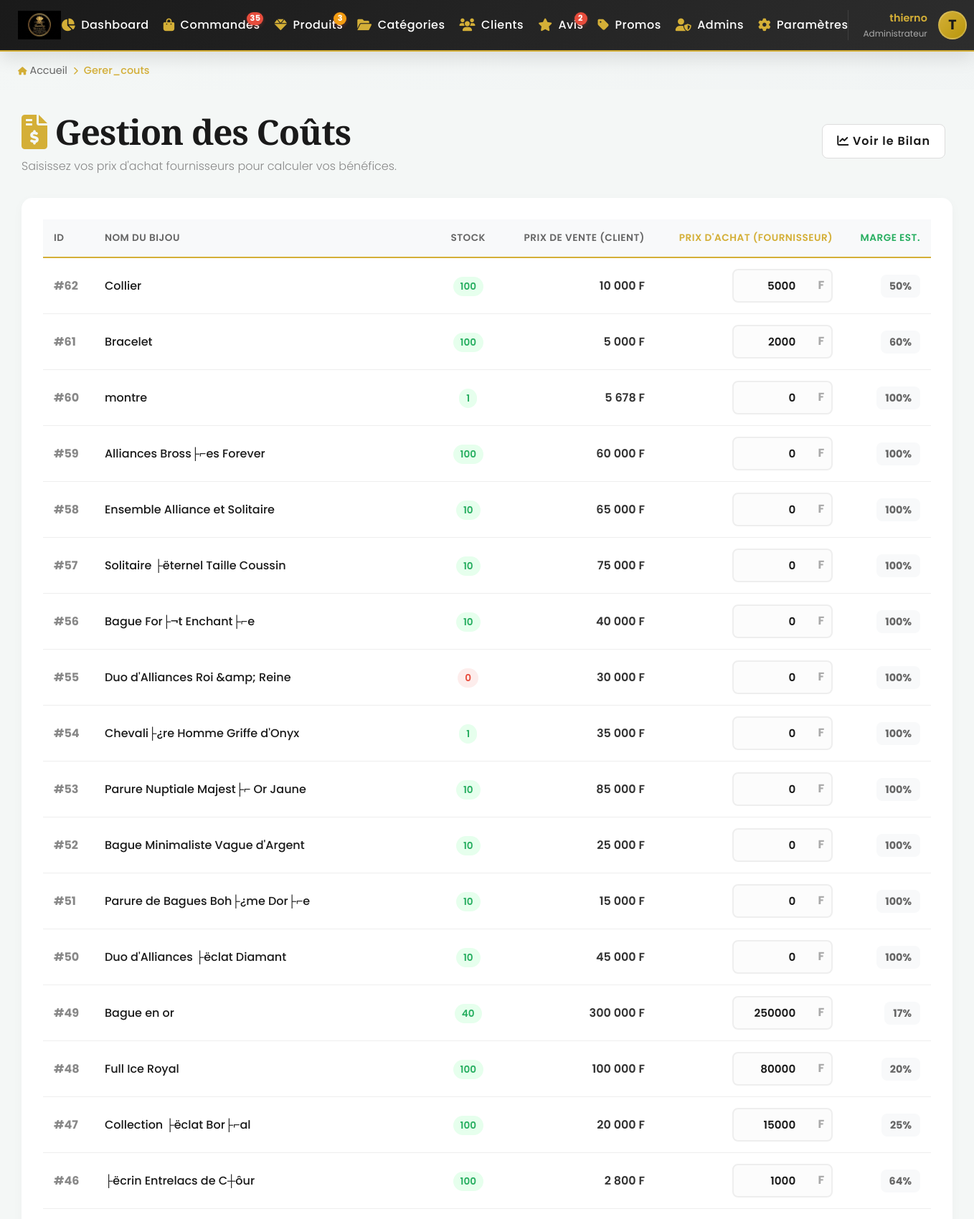
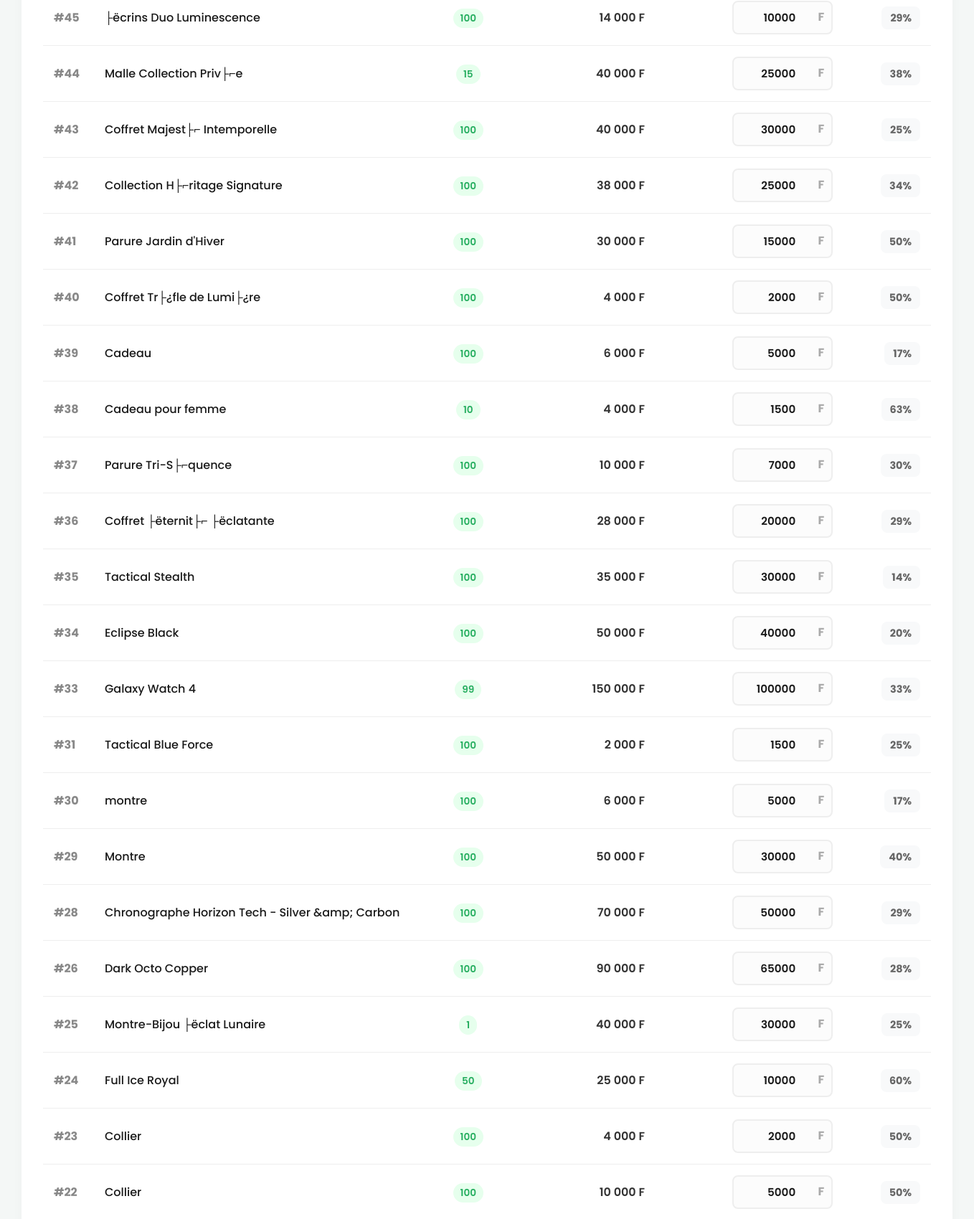
Screenshot of /admin/gerer_couts.php (signed in, upper part) with the database file from the repository (2 pictures, top to bottom).
### tables this page shows
CREATE TABLE `parametres` (
  `id` int(11) NOT NULL DEFAULT 1,
  `nom_boutique` varchar(100) NOT NULL,
  `telephone_whatsapp` varchar(20) NOT NULL,
  `email_contact` varchar(150) DEFAULT NULL,
  `adresse_boutique` text DEFAULT NULL,
  `logo_filename` varchar(255) DEFAULT 'logo.png',
  PRIMARY KEY (`id`)
);

CREATE TABLE `produits` (
  `id` int(11) NOT NULL AUTO_INCREMENT,
  `nom` varchar(150) NOT NULL,
  `description` text DEFAULT NULL,
  `prix` decimal(10,2) NOT NULL,
  `prix_achat` int(11) NOT NULL DEFAULT 0,
  `image` varchar(255) DEFAULT NULL,
  `video` varchar(255) DEFAULT NULL,
  `modele_3d` varchar(255) DEFAULT NULL,
  `id_categorie` int(11) DEFAULT NULL,
  `stock` int(11) DEFAULT 10,
  `created_at` timestamp NOT NULL DEFAULT current_timestamp(),
  `metal` varchar(50) DEFAULT 'Or',
  `reduction` int(11) DEFAULT 0,
  `deleted` tinyint(1) NOT NULL DEFAULT 0,
  PRIMARY KEY (`id`),
  KEY `fk_categorie` (`id_categorie`),
  CONSTRAINT `fk_categorie` FOREIGN KEY (`id_categorie`) REFERENCES `categories` (`id`) ON DELETE SET NULL,
  CONSTRAINT `produits_ibfk_1` FOREIGN KEY (`id_categorie`) REFERENCES `categories` (`id`)
);

### config/db.php (called while the page is built, shortened)
<?php
$host = getenv('MYSQL_HOST') ?: 'localhost';
$db   = getenv('MYSQL_DB')   ?: 'luxegold_db';
$user = getenv('MYSQL_USER') ?: 'root';
$pass = getenv('MYSQL_PASS') ?: '';
$charset = 'utf8mb4';
$dsn = "mysql:host=$host;dbname=$db;charset=$charset";
$options = [
    PDO::ATTR_ERRMODE            => PDO::ERRMODE_EXCEPTION,
    PDO::ATTR_DEFAULT_FETCH_MODE => PDO::FETCH_ASSOC,
    PDO::ATTR_EMULATE_PREPARES   => false,
];
try {
     $pdo = new PDO($dsn, $user, $pass, $options);
} catch (\PDOException $e) {
     die("Erreur de connexion : " . $e->getMessage());
}
try {
    $stmtConfig = $pdo->query("SELECT * FROM parametres WHERE id = 1");
    $resultConfig = $stmtConfig->fetch(PDO::FETCH_ASSOC);
    if ($resultConfig) {
        $config_site = $resultConfig;
    }
} catch (PDOException $e) {
}
?>

### admin/gerer_couts.php (the view, shortened to what this page needs)
<?php
require_once '../config/db.php';
try {
    $produits = $pdo->query("SELECT id, nom, prix, prix_achat, stock FROM produits ORDER BY id DESC")->fetchAll(PDO::FETCH_ASSOC);
} catch (PDOException $e) {
    die("Erreur de base de données : " . $e->getMessage());
}
include 'includes/admin_header.php';
?>
<div class="container py-5" style="background: #f4f7f6; min-height: 100vh; padding: 30px; font-family: 'Poppins', sans-serif;">
    <div style="display: flex; justify-content: space-between; align-items: center; margin-bottom: 30px; flex-wrap: wrap; gap: 15px;">
        <div>
            <h2 style="margin: 0; font-family: 'Playfair Display', serif; color: #1a1a1a;">
                <i class="fas fa-file-invoice-dollar" style="color: #d4af37;"></i> Gestion des Coûts
            </h2>
            <p style="color: #888; margin: 5px 0 0;">Saisissez vos prix d'achat fournisseurs pour calculer vos bénéfices.</p>
        </div>
        <div>
            <a href="finances.php" class="btn" style="background: white; color: #1a1a1a; border: 1px solid #ddd; text-decoration: none; padding: 10px 20px; border-radius: 8px; font-weight: 600; margin-right: 10px;">
                <i class="fas fa-chart-line"></i> Voir le Bilan
            </a>
        </div>
    </div>
    <div style="background: white; padding: 30px; border-radius: 15px; box-shadow: 0 4px 15px rgba(0,0,0,0.03);">
        <form action="" method="POST">
            <div style="overflow-x: auto;">
                <table style="width: 100%; border-collapse: collapse; text-align: left; min-width: 800px;">
                    <thead>
                        <tr style="background: #f8f9fa; border-bottom: 2px solid #ddd;">
                            <th style="padding: 15px; color: #666; font-size: 0.85rem; text-transform: uppercase;">ID</th>
                            <th style="padding: 15px; color: #666; font-size: 0.85rem; text-transform: uppercase;">Nom du Bijou</th>
                            <th style="padding: 15px; color: #666; font-size: 0.85rem; text-transform: uppercase; text-align: center;">Stock</th>
                            <th style="padding: 15px; color: #666; font-size: 0.85rem; text-transform: uppercase; text-align: right;">Prix de Vente (Client)</th>
                            <th style="padding: 15px; color: #d4af37; font-size: 0.85rem; text-transform: uppercase; text-align: right;">Prix d'Achat (Fournisseur)</th>
                            <th style="padding: 15px; color: #27ae60; font-size: 0.85rem; text-transform: uppercase; text-align: right;">Marge Est.</th>
                        </tr>
                    </thead>
                    <tbody>
                        <?php foreach ($produits as $p): ?>
                            <tr style="border-bottom: 1px solid #f1f1f1; transition: 0.2s;" onmouseover="this.style.background='#fafafa'" onmouseout="this.style.background='transparent'">
                                <td style="padding: 15px; font-weight: bold; color: #888;">#<?= $p['id'] ?></td>
                                <td style="padding: 15px; font-weight: 500; color: #1a1a1a;">
                                    <?= htmlspecialchars($p['nom']) ?>
                                </td>
                                <td style="padding: 15px; text-align: center;">
                                    <span style="background: <?= $p['stock'] > 0 ? '#e6ffed' : '#fdedec' ?>; color: <?= $p['stock'] > 0 ? '#27ae60' : '#e74c3c' ?>; padding: 4px 10px; border-radius: 20px; font-size: 0.85rem; font-weight: 600;">
                                        <?= $p['stock'] ?>
                                    </span>
                                </td>
                                <td style="padding: 15px; text-align: right; font-weight: 600;">
                                    <?= number_format($p['prix'], 0, ',', ' ') ?> F
                                </td>
                                <td style="padding: 15px; text-align: right;">
                                    <div style="position: relative; display: inline-block; width: 140px;">
                                        <input type="number"
                                               name="prix_achat[<?= $p['id'] ?>]"
                                               value="<?= htmlspecialchars($p['prix_achat']) ?>"
                                               min="0"
                                               style="width: 100%; padding: 10px 35px 10px 10px; border: 2px solid #eee; border-radius: 8px; font-family: 'Poppins', sans-serif; font-weight: 600; color: #1a1a1a; outline: none; text-align: right; transition: 0.3s;"
                                               onfocus="this.style.borderColor='#d4af37'"
                                               onblur="this.style.borderColor='#eee'"
                                               oninput="calculerMarge(this, <?= $p['prix'] ?>)">
                                        <span style="position: absolute; right: 12px; top: 10px; color: #aaa; font-weight: bold;">F</span>
                                    </div>
                                </td>
                                <td style="padding: 15px; text-align: right;">
                                    <span class="badge-marge" style="background: #f8f9fa; padding: 6px 12px; border-radius: 8px; font-weight: bold; font-size: 0.9rem; color: #666;">
                                        <?php
                                            if ($p['prix'] > 0) {
                                                $marge = (($p['prix'] - $p['prix_achat']) / $p['prix']) * 100;
                                                echo round($marge) . '%';
                                            } else {
                                                echo '0%';
                                            }
                                        ?>
                                    </span>
                                </td>
                            </tr>
                        <?php endforeach; ?>
                    </tbody>
                </table>
            </div>
        </form>
    </div>
</div>
<?php include 'includes/admin_footer.php'; ?>

### admin/includes/admin_header.php (shortened to what this page needs)
<!DOCTYPE html>
<html lang="fr">
<head>
    <link rel="stylesheet" href="https://cdnjs.cloudflare.com/ajax/libs/font-awesome/6.0.0/css/all.min.css">
    <link rel="stylesheet" href="../assets/css/admin.css">
    <link rel="stylesheet" href="../assets/css/style.css">
</head>
<body>
    <div class="admin-navbar">
        <div class="nav-container">
            <div class="nav-logo">
            <img src="../assets/img/<?= htmlspecialchars($config_site['logo_filename'] ?? 'logo.png') ?>" alt="<?= htmlspecialchars($config_site['nom_boutique'] ?? 'Jewelry Beug Fallou') ?>" style="height: 40px; width: auto;">            </div>
            <ul class="nav-menu" id="adminNavMenu">
                <li class="nav-item">
                    <a href="dashboard.php" class="nav-link <?= basename($_SERVER['PHP_SELF']) == 'dashboard.php' ? 'active' : '' ?>">
                        <i class="fas fa-chart-pie"></i>
                        <span>Dashboard</span>
                    </a>
                </li>
                <li class="nav-item">
                    <a href="commandes.php" class="nav-link <?= basename($_SERVER['PHP_SELF']) == 'commandes.php' ? 'active' : '' ?>">
                        <i class="fas fa-shopping-bag"></i>
                        <span>Commandes</span>
                        <?php
                        try {
                            $stmt = $pdo->query("SELECT COUNT(*) FROM commandes WHERE statut = 'en_attente'");
                            $pendingOrders = $stmt->fetchColumn();
                            if ($pendingOrders > 0) {
                                echo '<span class="nav-badge">' . $pendingOrders . '</span>';
                            }
                        } catch (Exception $e) {}
                        ?>
                    </a>
                </li>
                <li class="nav-item">
                    <a href="produits.php" class="nav-link <?= strpos($_SERVER['PHP_SELF'], 'produit') !== false ? 'active' : '' ?>">
                        <i class="fas fa-gem"></i>
                        <span>Produits</span>
                        <?php
                        try {
                            $stmt = $pdo->query("SELECT COUNT(*) FROM produits WHERE stock <= 2 AND stock > 0");
                            $lowStock = $stmt->fetchColumn();
                            if ($lowStock > 0) {
                                echo '<span class="nav-badge" style="background: #f39c12;">' . $lowStock . '</span>';
                            }
                        } catch (Exception $e) {}
                        ?>
                    </a>
                </li>
                <li class="nav-item">
                    <a href="categories.php" class="nav-link <?= strpos($_SERVER['PHP_SELF'], 'categorie') !== false ? 'active' : '' ?>">
                        <i class="fas fa-folder-open"></i>
                        <span>Catégories</span>
                    </a>
                </li>
                <li class="nav-item">
                    <a href="clients.php" class="nav-link <?= basename($_SERVER['PHP_SELF']) == 'clients.php' ? 'active' : '' ?>">
                        <i class="fas fa-users"></i>
                        <span>Clients</span>
                    </a>
                </li>
                <li class="nav-item">
                    <a href="gestion_avis.php" class="nav-link <?= basename($_SERVER['PHP_SELF']) == 'gestion_avis.php' ? 'active' : '' ?>">
                        <i class="fas fa-star"></i>
                        <span>Avis</span>
                        <?php
                        try {
                            $stmtAvisBadge = $pdo->query("SELECT COUNT(*) FROM avis WHERE statut = 'en_attente'");
                            $pendingAvis = $stmtAvisBadge->fetchColumn();
                            if ($pendingAvis > 0) {
                                echo '<span class="nav-badge" style="background: #e74c3c;">' . $pendingAvis . '</span>';
                            }
                        } catch (Exception $e) {}
                        ?>
                    </a>
                </li>
                <li class="nav-item">
                    <a href="promos.php" class="nav-link <?= basename($_SERVER['PHP_SELF']) == 'promos.php' ? 'active' : '' ?>">
                        <i class="fas fa-tag"></i>
                        <span>Promos</span>
                    </a>
                </li>
                <li class="nav-item">
                    <a href="ajouter_admin.php" class="nav-link <?= basename($_SERVER['PHP_SELF']) == 'ajouter_admin.php' ? 'active' : '' ?>">
                        <i class="fas fa-user-shield"></i>
                        <span>Admins</span>
                    </a>
                </li>
                <li class="nav-item">
                    <a href="parametres.php" class="nav-link <?= basename($_SERVER['PHP_SELF']) == 'parametres.php' ? 'active' : '' ?>">
                        <i class="fas fa-cog"></i>
                        <span>Paramètres</span>
                    </a>
                </li>
            </ul>
            <div class="nav-profile">
                <div class="profile-info">
                    <?php
                    $admin_nom = $_SESSION['admin_name'] ?? 'Admin';
                    $initial = strtoupper(substr($admin_nom, 0, 1));
                    ?>
                    <span class="profile-name"><?= htmlspecialchars($admin_nom) ?></span>
                    <span class="profile-role">Administrateur</span>
                </div>
                <div class="profile-avatar" title="<?= htmlspecialchars($admin_nom) ?>">
                    <?= $initial ?>
                </div>
            </div>
        </div>
    </div>
    <div class="breadcrumb">
        <div class="breadcrumb-container">
            <a href="dashboard.php"><i class="fas fa-home"></i> Accueil</a>
            <i class="fas fa-chevron-right"></i>
            <?php
            $current_page = basename($_SERVER['PHP_SELF'], '.php');
            $page_titles = [
                'dashboard' => 'Tableau de bord',
                'liste' => 'Liste des produits',
                'ajouter' => 'Ajouter un produit',
                'modifier' => 'Modifier un produit',
                'categories' => 'Gestion des catégories',
                'ajouter_categorie' => 'Créer une catégorie',
                'modifier_categorie' => 'Modifier une catégorie',
                'commandes' => 'Gestion des commandes',
                'promos' => 'Codes promo',
                'clients' => 'Clients',
                'gestion_avis' => 'Modération des avis',
                'ajouter_admin' => 'Administrateurs',
                'parametres' => 'Paramètres'
            ];
            $page_title = $page_titles[$current_page] ?? ucfirst($current_page);
            ?>
            <span class="breadcrumb-current"><?= htmlspecialchars($page_title) ?></span>
        </div>
    </div>

### rows the page displays
parametres: logo_filename (picture)
produits: id "62", nom "Collier", stock "100", prix "10 000", id+prix_achat+prix "5000", marge "50"
produits: id "61", nom "Bracelet", stock "100", prix "5 000", id+prix_achat+prix "2000", marge "60"
produits: id "60", nom "montre", stock "1", prix "5 678", id+prix_achat+prix "0", marge "100"
produits: id "59", nom "Alliances Bross├⌐es Forever", stock "100", prix "60 000", id+prix_achat+prix "0", marge "100"
produits: id "58", nom "Ensemble Alliance et Solitaire", stock "10", prix "65 000", id+prix_achat+prix "0", marge "100"
produits: id "57", nom "Solitaire ├ëternel Taille Coussin", stock "10", prix "75 000", id+prix_achat+prix "0", marge "100"
produits: id "56", nom "Bague For├¬t Enchant├⌐e", stock "10", prix "40 000", id+prix_achat+prix "0", marge "100"
produits: id "55", nom "Duo d'Alliances Roi &amp; Reine", stock "0", prix "30 000", id+prix_achat+prix "0", marge "100"
produits: id "54", nom "Chevali├¿re Homme Griffe d'Onyx", stock "1", prix "35 000", id+prix_achat+prix "0", marge "100"
produits: id "53", nom "Parure Nuptiale Majest├⌐ Or Jaune", stock "10", prix "85 000", id+prix_achat+prix "0", marge "100"
produits: id "52", nom "Bague Minimaliste Vague d'Argent", stock "10", prix "25 000", id+prix_achat+prix "0", marge "100"
produits: id "51", nom "Parure de Bagues Boh├¿me Dor├⌐e", stock "10", prix "15 000", id+prix_achat+prix "0", marge "100"
produits: id "50", nom "Duo d'Alliances ├ëclat Diamant", stock "10", prix "45 000", id+prix_achat+prix "0", marge "100"
produits: id "49", nom "Bague en or", stock "40", prix "300 000", id+prix_achat+prix "250000", marge "17"
produits: id "48", nom "Full Ice Royal", stock "100", prix "100 000", id+prix_achat+prix "80000", marge "20"
produits: id "47", nom "Collection ├ëclat Bor├⌐al", stock "100", prix "20 000", id+prix_achat+prix "15000", marge "25"
produits: id "46", nom "├ëcrin Entrelacs de C┼ôur", stock "100", prix "2 800", id+prix_achat+prix "1000", marge "64"
produits: id "45", nom "├ëcrins Duo Luminescence", stock "100", prix "14 000", id+prix_achat+prix "10000", marge "29"
produits: id "44", nom "Malle Collection Priv├⌐e", stock "15", prix "40 000", id+prix_achat+prix "25000", marge "38"
produits: id "43", nom "Coffret Majest├⌐ Intemporelle", stock "100", prix "40 000", id+prix_achat+prix "30000", marge "25"
produits: id "42", nom "Collection H├⌐ritage Signature", stock "100", prix "38 000", id+prix_achat+prix "25000", marge "34"
produits: id "41", nom "Parure Jardin d'Hiver", stock "100", prix "30 000", id+prix_achat+prix "15000", marge "50"
produits: id "40", nom "Coffret Tr├¿fle de Lumi├¿re", stock "100", prix "4 000", id+prix_achat+prix "2000", marge "50"
produits: id "39", nom "Cadeau", stock "100", prix "6 000", id+prix_achat+prix "5000", marge "17"
produits: id "38", nom "Cadeau pour femme", stock "10", prix "4 000", id+prix_achat+prix "1500", marge "63"
produits: id "37", nom "Parure Tri-S├⌐quence", stock "100", prix "10 000", id+prix_achat+prix "7000", marge "30"
produits: id "36", nom "Coffret ├ëternit├⌐ ├ëclatante", stock "100", prix "28 000", id+prix_achat+prix "20000", marge "29"
produits: id "35", nom "Tactical Stealth", stock "100", prix "35 000", id+prix_achat+prix "30000", marge "14"
produits: id "34", nom "Eclipse Black", stock "100", prix "50 000", id+prix_achat+prix "40000", marge "20"
produits: id "33", nom "Galaxy Watch 4", stock "99", prix "150 000", id+prix_achat+prix "100000", marge "33"
produits: id "31", nom "Tactical Blue Force", stock "100", prix "2 000", id+prix_achat+prix "1500", marge "25"
produits: id "30", nom "montre", stock "100", prix "6 000", id+prix_achat+prix "5000", marge "17"
produits: id "29", nom "Montre", stock "100", prix "50 000", id+prix_achat+prix "30000", marge "40"
produits: id "28", nom "Chronographe Horizon Tech - Silver &amp; Carbon", stock "100", prix "70 000", id+prix_achat+prix "50000", marge "29"
produits: id "26", nom "Dark Octo Copper", stock "100", prix "90 000", id+prix_achat+prix "65000", marge "28"
produits: id "25", nom "Montre-Bijou ├ëclat Lunaire", stock "1", prix "40 000", id+prix_achat+prix "30000", marge "25"
produits: id "24", nom "Full Ice Royal", stock "50", prix "25 000", id+prix_achat+prix "10000", marge "60"
produits: id "23", nom "Collier", stock "100", prix "4 000", id+prix_achat+prix "2000", marge "50"
produits: id "22", nom "Collier", stock "100", prix "10 000", id+prix_achat+prix "5000", marge "50"

### other values shown
$pendingOrders "35"
$lowStock "3"
$pendingAvis "2"
$admin_nom "thierno"
$initial "T"
$page_title "Gerer_couts"
